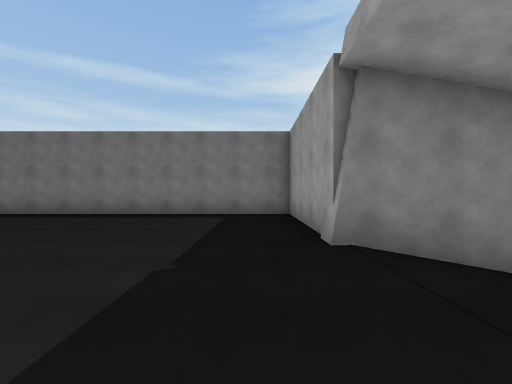
[1] (above)

13 first-person views from a walk through a Unity game level. The camera is 1.3 m above the floor, looks level and sees 90° across. The floor is counted in squares, 2 m on a side. Each view is taken from the middle of a square. On the plan, view 1 faces up. The plan holds only what a view shows up to about 9 squares ahead; the rest is blank. The player character is not drawn. Some animated figures are left out.

[2]
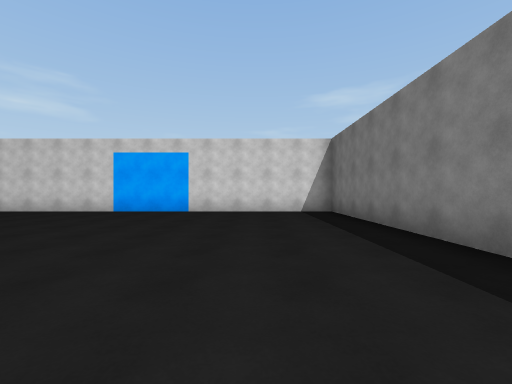

[3]
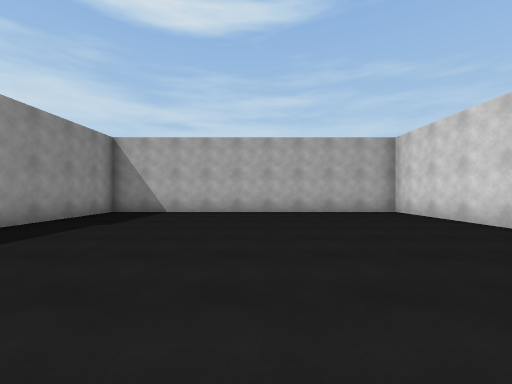

[4]
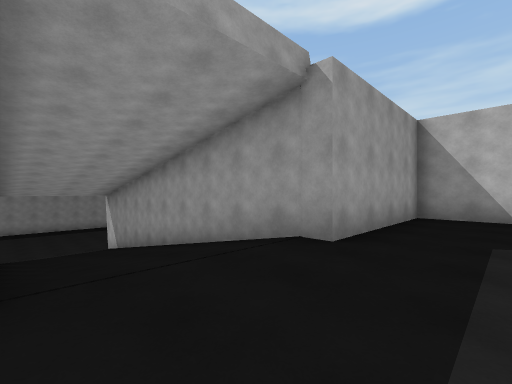

[5]
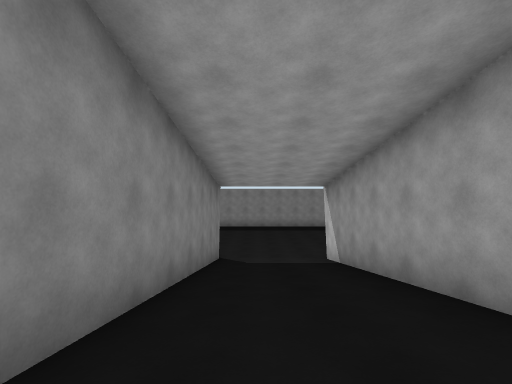

[6]
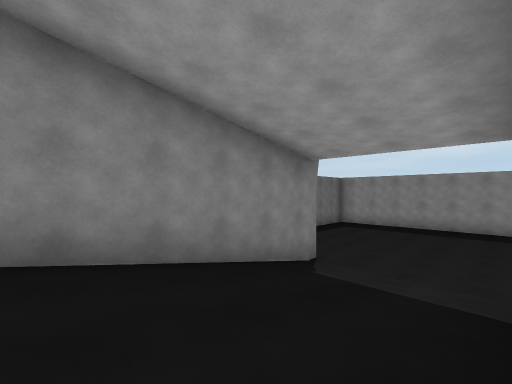

[7]
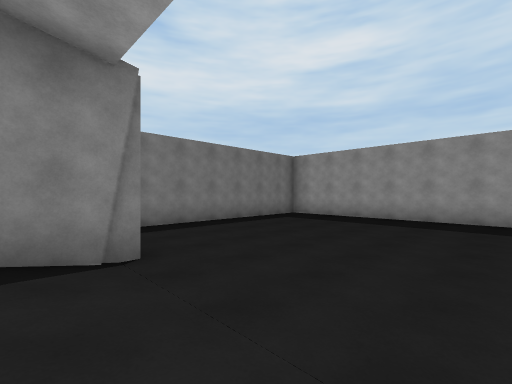

[8]
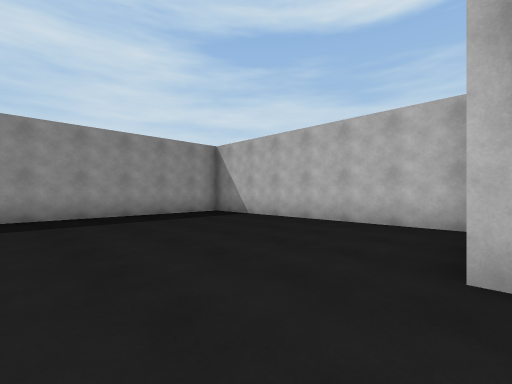

[9]
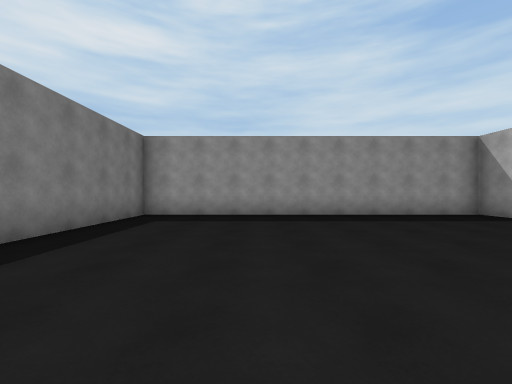

[10]
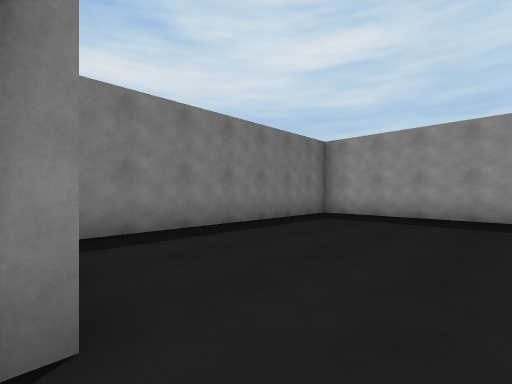

[11]
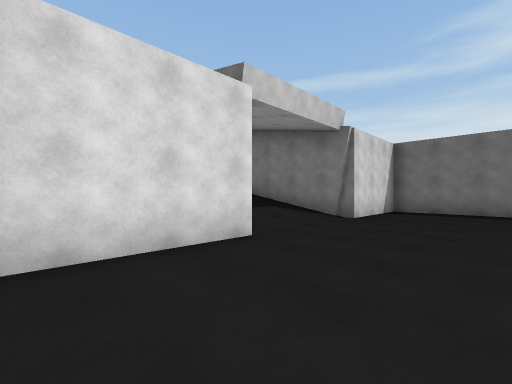

[12]
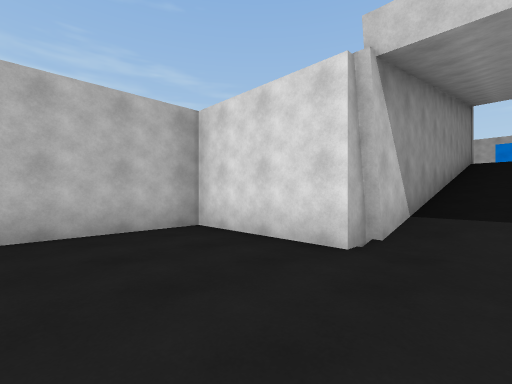

[13]
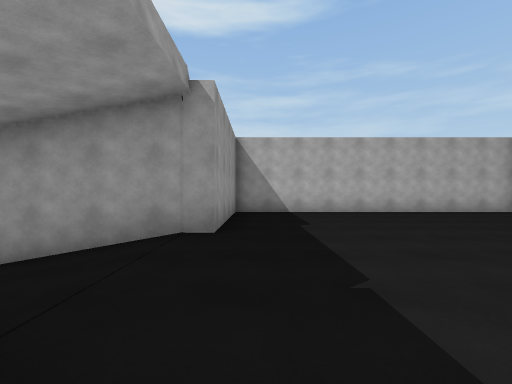

### Floor plan
Key: @ floor where view 1 was taken; # wall or solid block; . main floor; - floor 0.25 m lower than the main floor; _ floor 3.5 m lower than the main floor; / step, stairs or slope.
Columns run from 9 left of view 1 to 19 right of it. Each row starts with its distance up from view 1.
  8 ###########
  7 #.........#         #########
  6 #.........#         #_______#
  5 #.........#         #_______#
  4 #.........#        ##_______#
  3 #.........##########________#
  2 #........../////////________#
  1 #........../////////________#
  0 #........@.-////////________#
 -1 #.........###########_______#
 -2 #.........#         #_______#
 -3 #.........#         #_______#
 -4 #.........#         #########
 -5 ###########

Where each view was taken, in squares from view 1:
view 1: 0 up, 0 right, facing up
view 2: 5 up, 0 right, facing left
view 3: 4 up, 4 left, facing down
view 4: 3 up, 1 left, facing down-right
view 5: 2 up, 3 right, facing right
view 6: 0 up, 6 right, facing up-right
view 7: 0 up, 10 right, facing up-right
view 8: 2 up, 11 right, facing down-right
view 9: 3 up, 11 right, facing right
view 10: 2 up, 11 right, facing up-right
view 11: 3 down, 14 right, facing up-left
view 12: 1 up, 14 right, facing down-left
view 13: 4 up, 0 right, facing down
